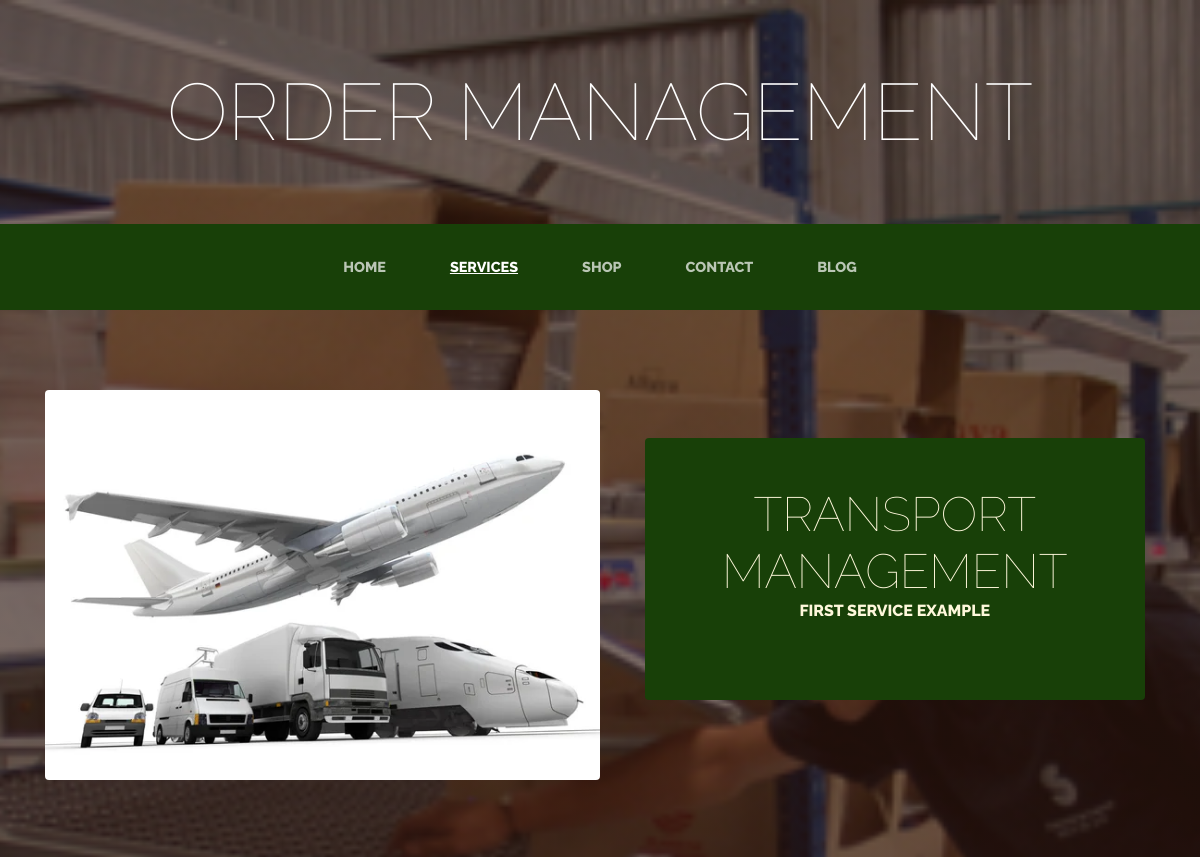
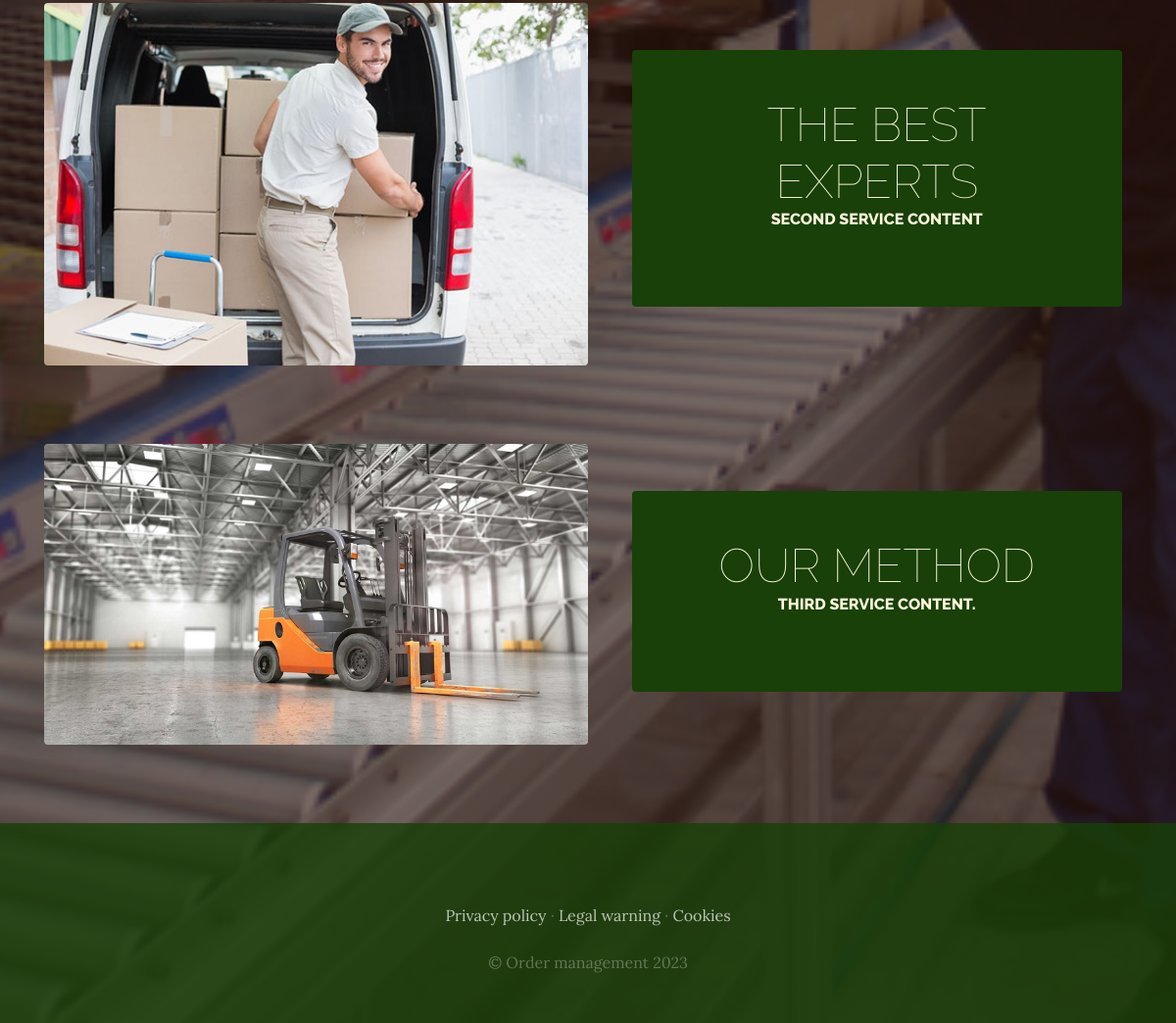
Page /services/ on the committed database (2 pictures, top to bottom).
### services/models.py (models this page shows, shortened)
class service(models.Model):
    title=models.CharField(max_length=50)
    content=models.CharField(max_length=50)
    image=models.ImageField(upload_to='services')
    created=models.DateTimeField(auto_now_add=True)
    updated=models.DateTimeField(auto_now_add=True)
    class Meta:
        verbose_name='service'
        verbose_name_plural='services'

### services/views.py (the view)
# urls.py: path("services/", include("services.urls")),
def services(request):
    services=service.objects.all()
    return render(request, "services/services.html", {"services": services})

### shoppcart/context_processor.py (called while the page is built)
def total_price_shoppcart(request):
    total=0
    if 'shoppcart' in request.session:
        for key, value in request.session["shoppcart"].items():
            total=total+(float(value["price"])*value["amount"])
    return {"total_price_shoppcart":total}

### services/templates/services/services.html
{%  extends "pages/base.html" %}
{% load static %}
{% block content %}
    {% for service in services %}
<section class="page-section clearfix">
    <div class="container">
      <div class="intro">
        <img class="intro-img img-fluid mb-3 mb-lg-0 rounded" src="{{ service.image.url }}" alt="" style="width: 50%;">
        <div class="intro-text left-0 text-center bg-faded p-5 rounded">
          <h2 class="section-heading mb-4" >
            <span class="section-heading-lower">{{ service.title }}</span>
            <span class="section-heading-upper">{{ service.content }}</span>
          </h2>
        </div>
      </div>
    </div>
  </section>
    {% endfor %}
{% endblock %}

### pages/static/pages/css/gestion.css (style rules this page uses)
body { font-family: 'Lora'; background: linear-gradient(rgba(47, 23, 15, 0.65), rgba(47, 23, 15, 0.65)), url("../img/bg_main.jpg"); background-attachment: fixed; background-position: center; background-size: cover; }
h1, h2, h3, h4, h5, h6 { font-family: 'Raleway'; }
.page-section { margin-top: 5rem; margin-bottom: 5rem; }
.section-heading { text-transform: uppercase; }
.section-heading .section-heading-upper { display: block; font-size: 1rem; font-weight: 800; padding-bottom:.5rem; }
.section-heading .section-heading-lower { display: block; font-size: 3rem; font-weight: 100; }
.bg-faded { background-color: rgba(255, 255, 255, 0.85); }
.intro { position: relative; }
@media (min-width: 992px) { .intro .intro-img { width: 75%; float: left; } }
@media (min-width: 992px) { .intro .intro-text { left: 600; width: 60%; margin-top: 3rem; background-color: rgba(24, 64, 8); color: cornsilk; position: absolute; } }
@media (min-width: 1200px) { .intro .intro-text { width: 45%; } }

### rows in the picture
service: image (picture), title "TRANSPORT MANAGEMENT", content "FIRST SERVICE EXAMPLE"
service: image (picture), title "THE BEST EXPERTS", content "SECOND SERVICE CONTENT"
service: image (picture), title "OUR METHOD", content "THIRD SERVICE CONTENT."
